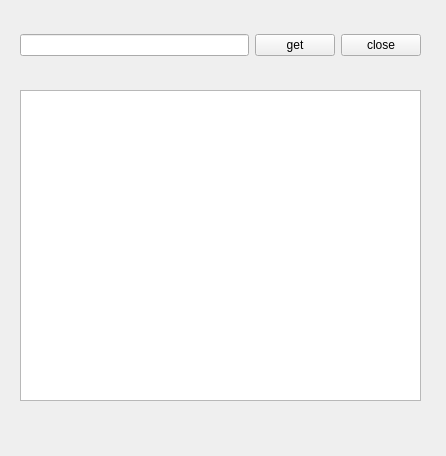
<?xml version="1.0" encoding="UTF-8"?>
<ui version="4.0">
 <class>Form</class>
 <widget class="QWidget" name="Form">
  <property name="geometry">
   <rect>
    <x>0</x>
    <y>0</y>
    <width>446</width>
    <height>456</height>
   </rect>
  </property>
  <property name="focusPolicy">
   <enum>Qt::StrongFocus</enum>
  </property>
  <property name="windowTitle">
   <string>Form</string>
  </property>
  <widget class="QTextEdit" name="textEdit">
   <property name="geometry">
    <rect>
     <x>20</x>
     <y>90</y>
     <width>401</width>
     <height>311</height>
    </rect>
   </property>
   <property name="focusPolicy">
    <enum>Qt::NoFocus</enum>
   </property>
  </widget>
  <widget class="QWidget" name="layoutWidget">
   <property name="geometry">
    <rect>
     <x>20</x>
     <y>10</y>
     <width>401</width>
     <height>71</height>
    </rect>
   </property>
   <layout class="QHBoxLayout" name="horizontalLayout">
    <item>
     <widget class="QLineEdit" name="lineEdit"/>
    </item>
    <item>
     <widget class="QPushButton" name="get_btn">
      <property name="text">
       <string>get</string>
      </property>
     </widget>
    </item>
    <item>
     <widget class="QPushButton" name="close_btn">
      <property name="text">
       <string>close</string>
      </property>
     </widget>
    </item>
   </layout>
  </widget>
 </widget>
 <resources/>
 <connections/>
</ui>
